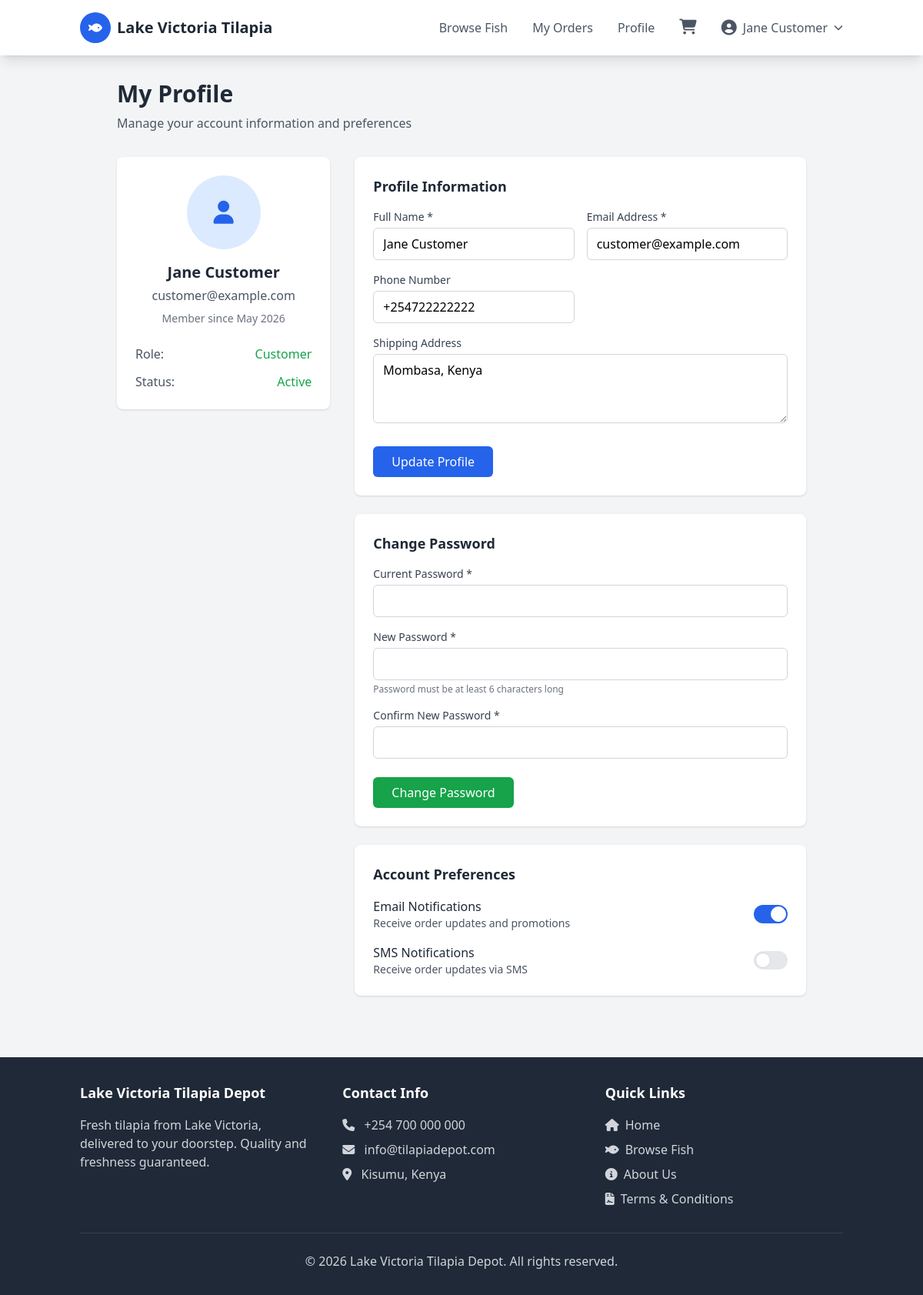
/views/customer/profile.php (signed in), run on the app's committed database.
### tables this page shows
CREATE TABLE users (
    id INT PRIMARY KEY AUTO_INCREMENT,
    username VARCHAR(50) UNIQUE NOT NULL,
    email VARCHAR(100) UNIQUE NOT NULL,
    password VARCHAR(255) NOT NULL,
    full_name VARCHAR(100) NOT NULL,
    phone VARCHAR(20),
    address TEXT,
    role ENUM('admin', 'staff', 'customer') DEFAULT 'customer',
    created_at TIMESTAMP DEFAULT CURRENT_TIMESTAMP,
    updated_at TIMESTAMP DEFAULT CURRENT_TIMESTAMP ON UPDATE CURRENT_TIMESTAMP
);

### controllers/UserController.php (called while the page is built, shortened)
<?php
require_once __DIR__ . '/../config/database.php';
require_once __DIR__ . '/../models/User.php';
class UserController
{
    private $user;
    public function __construct()
    {
        $database = new Database();
        $this->db = $database->getConnection();
        $this->user = new User($this->db);
    }
    public function getUserById($id)
    {
        try {
            return $this->user->getUserById($id);
        } catch (Exception $e) {
            error_log("Get user by ID error: " . $e->getMessage());
            return null;
        }
    }
}

### config/database.php (called while the page is built, shortened)
<?php
class Database
{
    private $host = DB_HOST;
    private $dbname = DB_NAME;
    private $username = DB_USER;
    private $password = DB_PASS;
    public function getConnection()
    {
        $this->conn = null;
        try {
            $this->conn = new PDO(
                "mysql:host=" . $this->host . ";dbname=" . $this->dbname . ";charset=utf8",
                $this->username,
                $this->password
            );
            $this->conn->setAttribute(PDO::ATTR_ERRMODE, PDO::ERRMODE_EXCEPTION);
        } catch (PDOException $exception) {
            error_log("Database connection error: " . $exception->getMessage());
        }
        return $this->conn;
    }
}

### models/user.php (called while the page is built, shortened)
<?php
class User
{
    private $conn;
    private $table = 'users';
    public function __construct($db)
    {
        $this->conn = $db;
    }
    public function getUserById($id)
    {
        $query = "SELECT id, username, email, full_name, phone, address, role, created_at
                  FROM " . $this->table . "
                  WHERE id = :id";
        $stmt = $this->conn->prepare($query);
        $stmt->bindParam(":id", $id);
        $stmt->execute();
        return $stmt->fetch(PDO::FETCH_ASSOC);
    }
}

### views/customer/profile.php (the view, shortened to what this page needs)
<?php
require_once '../../controllers/AuthController.php';
require_once '../../controllers/UserController.php';
$userController = new UserController();
$userData = $userController->getUserById($_SESSION['user_id']);
$isStaff = ($_SESSION['role'] === 'admin' || $_SESSION['role'] === 'staff');
?>
<!DOCTYPE html>
<html lang="en">
<head>
    <script src="https://cdn.tailwindcss.com"></script>
    <link rel="stylesheet" href="https://cdnjs.cloudflare.com/ajax/libs/font-awesome/6.4.0/css/all.min.css">
</head>
<body class="bg-gray-100">
    <?php if ($isStaff): ?>
        <?php include '../../views/includes/staff_sidebar.php'; ?>
        <div class="ml-64 p-8">
        <?php else: ?>
            <?php include '../../views/includes/header.php'; ?>
            <?php include '../../views/includes/navbar.php'; ?>
            <div class="container mx-auto px-4 py-8">
            <?php endif; ?>
            <div class="max-w-4xl <?php echo !$isStaff ? 'mx-auto' : ''; ?>">
                <div class="mb-8">
                    <h1 class="text-3xl font-bold text-gray-800">My Profile</h1>
                    <p class="text-gray-600 mt-2">Manage your account information and preferences</p>
                </div>
                <div class="grid grid-cols-1 lg:grid-cols-3 gap-8">
                    <div class="lg:col-span-1">
                        <div class="bg-white rounded-lg shadow p-6">
                            <div class="text-center">
                                <div class="w-24 h-24 bg-blue-100 rounded-full flex items-center justify-center mx-auto mb-4">
                                    <i class="fas fa-user text-blue-600 text-3xl"></i>
                                </div>
                                <h2 class="text-xl font-semibold text-gray-800"><?php echo htmlspecialchars($userData['full_name'] ?? 'User'); ?></h2>
                                <p class="text-gray-600 mt-1"><?php echo htmlspecialchars($userData['email'] ?? ''); ?></p>
                                <p class="text-sm text-gray-500 mt-2">Member since <?php echo date('M Y', strtotime($userData['created_at'] ?? 'now')); ?></p>
                            </div>
                            <div class="mt-6 space-y-3">
                                <div class="flex justify-between">
                                    <span class="text-gray-600">Role:</span>
                                    <span class="font-medium capitalize
                                    <?php echo $userData['role'] === 'admin' ? 'text-red-600' : ($userData['role'] === 'staff' ? 'text-purple-600' : 'text-green-600'); ?>">
                                        <?php echo htmlspecialchars($userData['role'] ?? 'customer'); ?>
                                    </span>
                                </div>
                                <div class="flex justify-between">
                                    <span class="text-gray-600">Status:</span>
                                    <span class="font-medium text-green-600">Active</span>
                                </div>
                            </div>
                        </div>
                    </div>
                    <div class="lg:col-span-2 space-y-6">
                        <div class="bg-white rounded-lg shadow p-6">
                            <h3 class="text-lg font-semibold text-gray-800 mb-4">Profile Information</h3>
                            <form method="POST" action="">
                                <div class="grid grid-cols-1 md:grid-cols-2 gap-4">
                                    <div>
                                        <label for="full_name" class="block text-sm font-medium text-gray-700 mb-1">Full Name *</label>
                                        <input type="text" id="full_name" name="full_name"
                                            value="<?php echo htmlspecialchars($userData['full_name'] ?? ''); ?>"
                                            class="w-full px-3 py-2 border border-gray-300 rounded-md focus:outline-none focus:ring-2 focus:ring-blue-500"
                                            required>
                                    </div>
                                    <div>
                                        <label for="email" class="block text-sm font-medium text-gray-700 mb-1">Email Address *</label>
                                        <input type="email" id="email" name="email"
                                            value="<?php echo htmlspecialchars($userData['email'] ?? ''); ?>"
                                            class="w-full px-3 py-2 border border-gray-300 rounded-md focus:outline-none focus:ring-2 focus:ring-blue-500"
                                            required>
                                    </div>
                                    <div>
                                        <label for="phone" class="block text-sm font-medium text-gray-700 mb-1">Phone Number</label>
                                        <input type="tel" id="phone" name="phone"
                                            value="<?php echo htmlspecialchars($userData['phone'] ?? ''); ?>"
                                            class="w-full px-3 py-2 border border-gray-300 rounded-md focus:outline-none focus:ring-2 focus:ring-blue-500"
                                            placeholder="+254 XXX XXX XXX">
                                    </div>
                                    <div class="md:col-span-2">
                                        <label for="address" class="block text-sm font-medium text-gray-700 mb-1">Shipping Address</label>
                                        <textarea id="address" name="address" rows="3"
                                            class="w-full px-3 py-2 border border-gray-300 rounded-md focus:outline-none focus:ring-2 focus:ring-blue-500"
                                            placeholder="Enter your delivery address"><?php echo htmlspecialchars($userData['address'] ?? ''); ?></textarea>
                                    </div>
                                </div>
                                <div class="mt-6">
                                    <button type="submit"
                                        class="bg-blue-600 text-white px-6 py-2 rounded-md hover:bg-blue-700 focus:outline-none focus:ring-2 focus:ring-blue-500">
                                        Update Profile
                                    </button>
                                </div>
                            </form>
                        </div>
                        <div class="bg-white rounded-lg shadow p-6">
                            <h3 class="text-lg font-semibold text-gray-800 mb-4">Change Password</h3>
                            <form method="POST" action="">
                                <div class="space-y-4">
                                    <div>
                                        <label for="current_password" class="block text-sm font-medium text-gray-700 mb-1">Current Password *</label>
                                        <input type="password" id="current_password" name="current_password"
                                            class="w-full px-3 py-2 border border-gray-300 rounded-md focus:outline-none focus:ring-2 focus:ring-blue-500"
                                            required>
                                    </div>
                                    <div>
                                        <label for="new_password" class="block text-sm font-medium text-gray-700 mb-1">New Password *</label>
                                        <input type="password" id="new_password" name="new_password"
                                            class="w-full px-3 py-2 border border-gray-300 rounded-md focus:outline-none focus:ring-2 focus:ring-blue-500"
                                            required minlength="6">
                                        <p class="text-xs text-gray-500 mt-1">Password must be at least 6 characters long</p>
                                    </div>
                                    <div>
                                        <label for="confirm_password" class="block text-sm font-medium text-gray-700 mb-1">Confirm New Password *</label>
                                        <input type="password" id="confirm_password" name="confirm_password"
                                            class="w-full px-3 py-2 border border-gray-300 rounded-md focus:outline-none focus:ring-2 focus:ring-blue-500"
                                            required minlength="6">
                                    </div>
                                </div>
                                <div class="mt-6">
                                    <button type="submit"
                                        class="bg-green-600 text-white px-6 py-2 rounded-md hover:bg-green-700 focus:outline-none focus:ring-2 focus:ring-green-500">
                                        Change Password
                                    </button>
                                </div>
                            </form>
                        </div>
                        <div class="bg-white rounded-lg shadow p-6">
                            <h3 class="text-lg font-semibold text-gray-800 mb-4">Account Preferences</h3>
                            <div class="space-y-4">
                                <div class="flex justify-between items-center">
                                    <div>
                                        <h4 class="font-medium text-gray-800">Email Notifications</h4>
                                        <p class="text-sm text-gray-600">Receive order updates and promotions</p>
                                    </div>
                                    <label class="relative inline-flex items-center cursor-pointer">
                                        <div class="w-11 h-6 bg-gray-200 peer-focus:outline-none peer-focus:ring-4 peer-focus:ring-blue-300 rounded-full peer peer-checked:after:translate-x-full peer-checked:after:border-white after:content-[''] after:absolute after:top-[2px] after:left-[2px] after:bg-white after:border-gray-300 after:border after:rounded-full after:h-5 after:w-5 after:transition-all peer-checked:bg-blue-600"></div>
                                    </label>
                                </div>
                                <div class="flex justify-between items-center">
                                    <div>
                                        <h4 class="font-medium text-gray-800">SMS Notifications</h4>
                                        <p class="text-sm text-gray-600">Receive order updates via SMS</p>
                                    </div>
                                    <label class="relative inline-flex items-center cursor-pointer">
                                        <div class="w-11 h-6 bg-gray-200 peer-focus:outline-none peer-focus:ring-4 peer-focus:ring-blue-300 rounded-full peer peer-checked:after:translate-x-full peer-checked:after:border-white after:content-[''] after:absolute after:top-[2px] after:left-[2px] after:bg-white after:border-gray-300 after:border after:rounded-full after:h-5 after:w-5 after:transition-all peer-checked:bg-blue-600"></div>
                                    </label>
                                </div>
                            </div>
                        </div>
                    </div>
                </div>
            </div>
            </div>
            <?php include '../../views/includes/footer.php'; ?>
</body>
</html>

### data on the page
users: full_name "Jane Customer", email "customer@example.com", created_at "May 2026", role "Customer", phone "+254722222222", address "Mombasa, Kenya"

### other printed values
$_SESSION['full_name'] "Jane Customer"
SITE_NAME "Lake Victoria Tilapia Depot"
